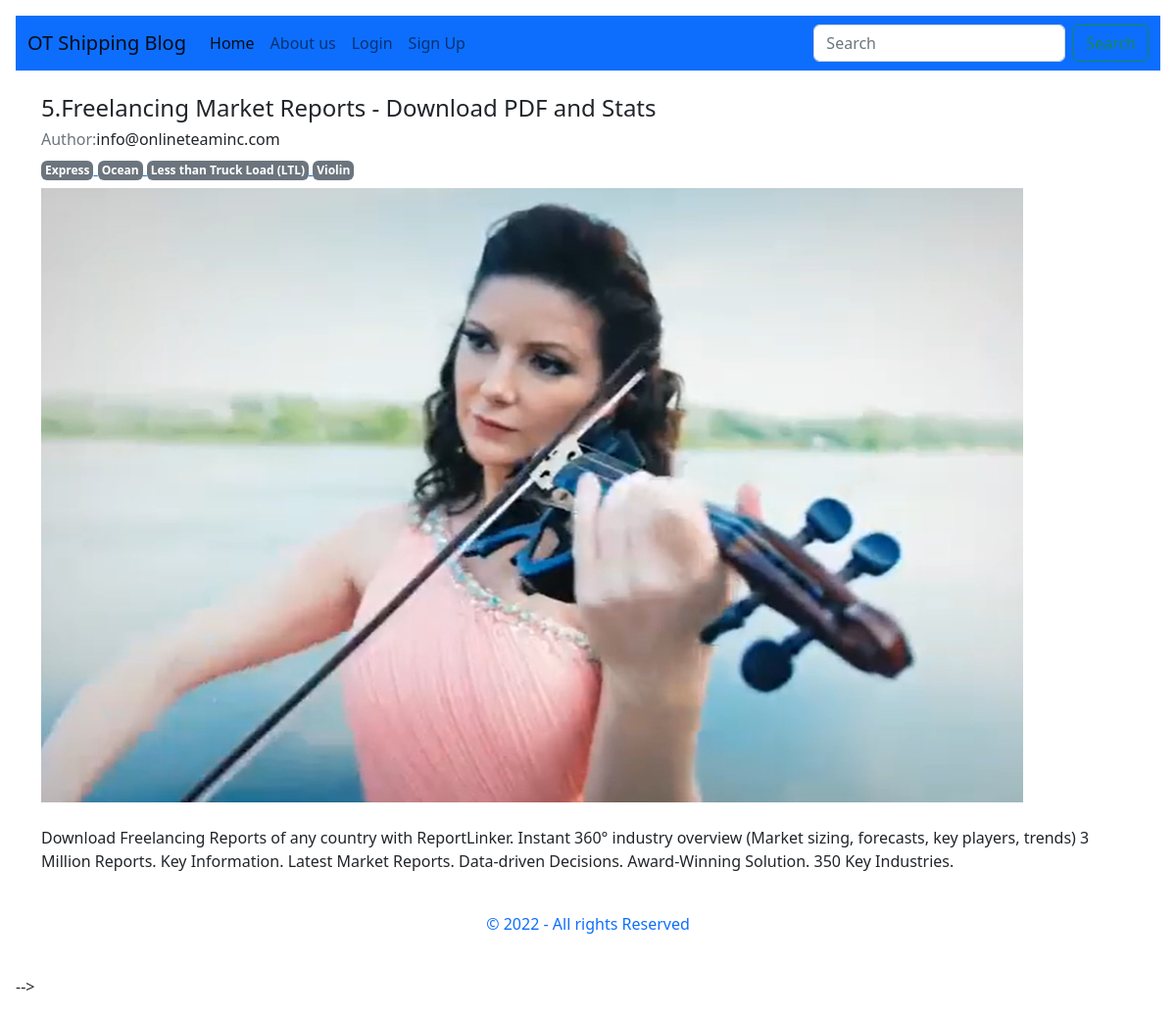
The app's page /post/5.Freelancing-Market-Reports---Download-PDF-and-Stats/ with its own data.
### main/models.py (models this page shows, shortened)
class BlogPost(models.Model):
    user = models.ForeignKey(User, on_delete=models.CASCADE, blank=False, null=False,
                            verbose_name='Author')
    title = models.CharField('Title', max_length=120, blank=False, null=False)
    slug = models.SlugField('Slug', editable=False, max_length=180, unique=True, default=timezone.now)
    content = models.TextField('Content', max_length=800, blank=False, null=False)
    banner = models.ImageField('Image', upload_to='images/', blank=True,
                                 null=True, default='images/default_image.png')
    tags = models.ManyToManyField(BlogTag, verbose_name='Tags')

class BlogTag(models.Model):
    name = models.CharField('Name', max_length=60, blank=False, null=False)
    slug = models.SlugField('Slug', editable=False, max_length=180, unique=True, default=timezone.now)

### main/views.py (the view)
# urls.py: path('post/<slug>/', SinglePostView.as_view(), name='article'),
class SinglePostView(DetailView):
    model = BlogPost
    template_name = 'post.html'
    context_object_name = 'article'
    def get_queryset(self, *args, **kwargs):
        query = BlogPost.objects.filter(slug=self.kwargs['slug'])
        return query

### templates/post.html (shortened to what this page needs)
{% extends 'base.html' %}
{% load static %}
{% block content %}
<div class="container mt-4">
    <div class="row">
        <div class="col">
            <h1 class="h4">{{article.title}}</h1>
            <h5 class="h6"><span class="text-muted">Author:</span>{{article.user.email}}</h5>
            <div class="mb-2">
                {% for tag in article.tags.all %}
                    <a href="{% url 'tag' tag.slug %}">
                        <span class="badge text-bg-secondary p-1">{{tag.name}}</span>
                    </a>
                {% endfor %}
            </div>
            <img class="img-fluid" src="{{article.banner.url}}" alt="{{article.title}}">
            <p class="mt-4">{{article.content}}</p>
        </div>
    </div>
</div>
{% endblock %}

### records on screen
BlogPost: title "5.Freelancing Market Reports - Download PDF and Stats", user.email "info@onlineteaminc.com", banner (placeholder picture), content "Download Freelancing Reports of any country with ReportLinker. Instant 360° industry overview (Market sizing, forecasts, key players, trends) 3 Million Reports. Key Information. Latest Market Reports. Data-driven Decisions. Award-Winning Solution. 350 Key Industries."
BlogTag: name "Express"
BlogTag: name "Ocean"
BlogTag: name "Less than Truck Load (LTL)"
BlogTag: name "Violin"
